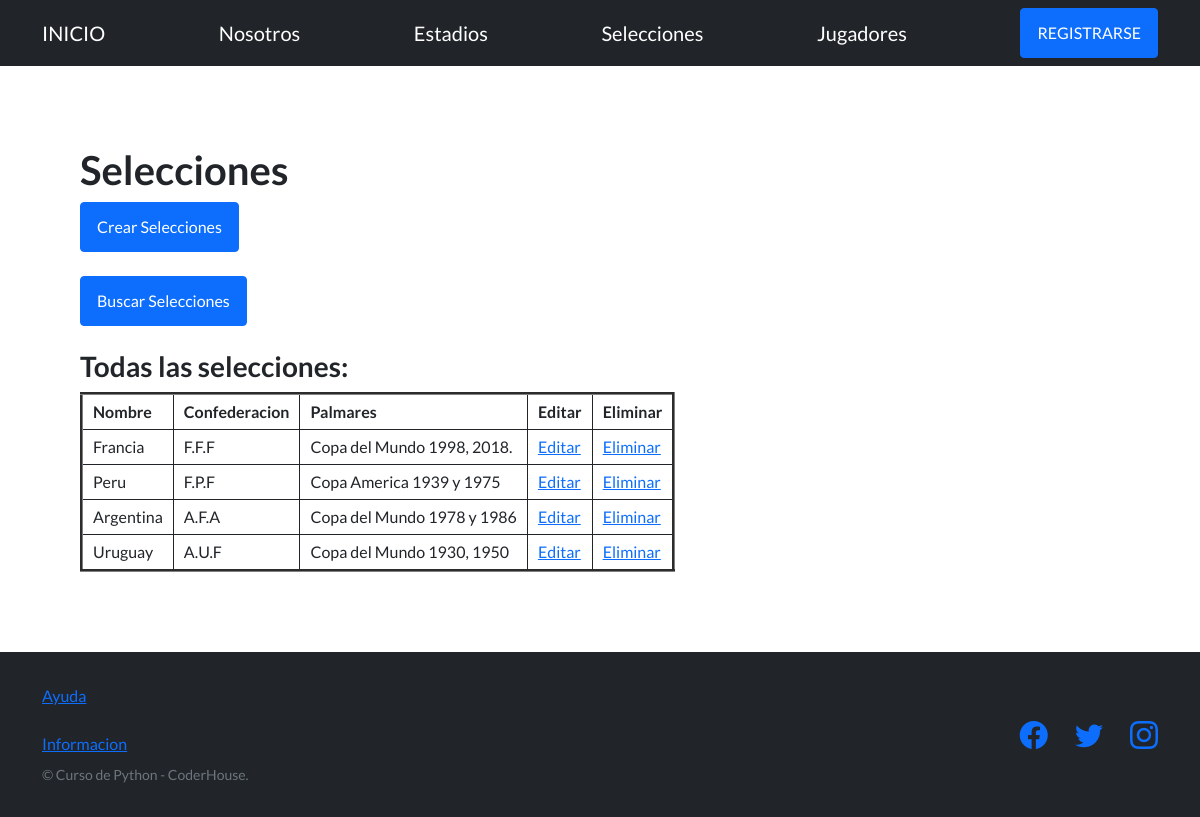
The app's page /seleciones/, older data.
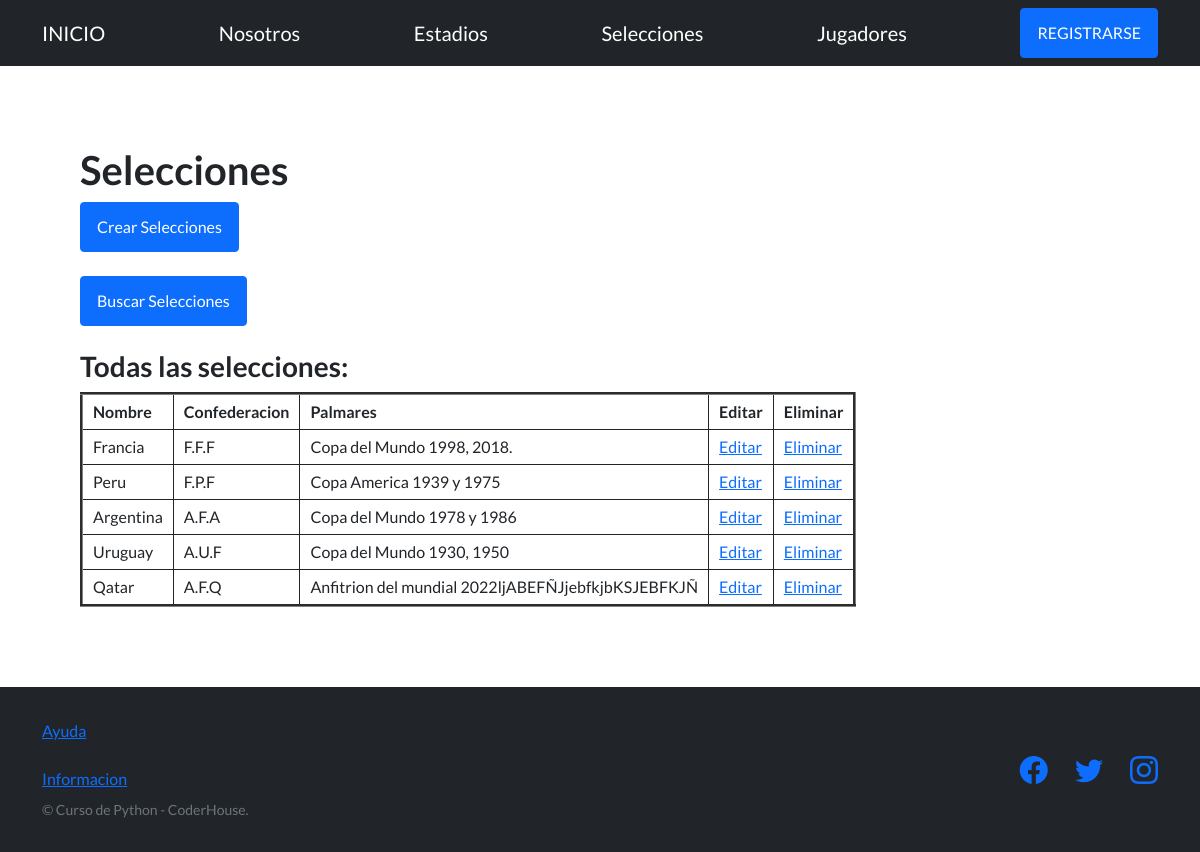
The same page, newer data.
### app_mundial/models.py (models this page shows, shortened)
class Selecciones(models.Model):
     nombre = models.CharField(max_length=128)
     confederacion = models.CharField(max_length=128)
     palmares = models.CharField(max_length=50)

### app_mundial/views.py (the view)
# urls.py: path('seleciones/', views.selecciones, name="selecciones"),
def selecciones(request):
      selecciones = Selecciones.objects.all()
      contexto = {"selecciones": selecciones}
      borrado = request.GET.get("borrado", None)
      return render(request, "app_mundial/selecciones.html", {"selecciones":selecciones})

### app_mundial/templates/app_mundial/selecciones.html (shortened to what this page needs)
{% extends "app_mundial/plantilla_base.html" %}
{% block contenido_base %}
<h1>Selecciones</h1>
<a href="{% url "selecciones_formulario" %}"><button type="button" class="btn btn-primary">Crear Selecciones</button></a>
<br><br>
<a href="{% url "busqueda_selecciones_form" %}"><button type="button" class="btn btn-primary">Buscar Selecciones</button></a>
<br><br>
<h3>Todas las selecciones:</h3>
<table border="3">
  <tbody>
    <tr>
        <td>
            <b>Nombre</b>
        </td>
        <td>
            <b>Confederacion</b>
        </td>
         <td>
            <b>Palmares</b>
        </td>
        <th>Editar</th>
        <th>Eliminar</th>
    </tr>
    {% for seleccion in selecciones %}
    <tr>
        <td>{{seleccion.nombre}}</td>
        <td>{{seleccion.confederacion}}</td>
        <td>{{seleccion.palmares}}</td>
        <td><a href="{% url "editar_selecciones" seleccion.id %}">Editar</a></td>
        <td><a href="{% url "eliminar_selecciones" seleccion.id %}">Eliminar</a></td>
    </tr>
    {% endfor %}
  </tbody>
</table>
{% endblock contenido_base %}

Row changes from the older to the newer data that the page shows:
added Selecciones: nombre "Qatar", confederacion "A.F.Q", palmares "Anfitrion del mundial 2022ljABEFÑJjebfkjbKSJEBFKJÑ"
